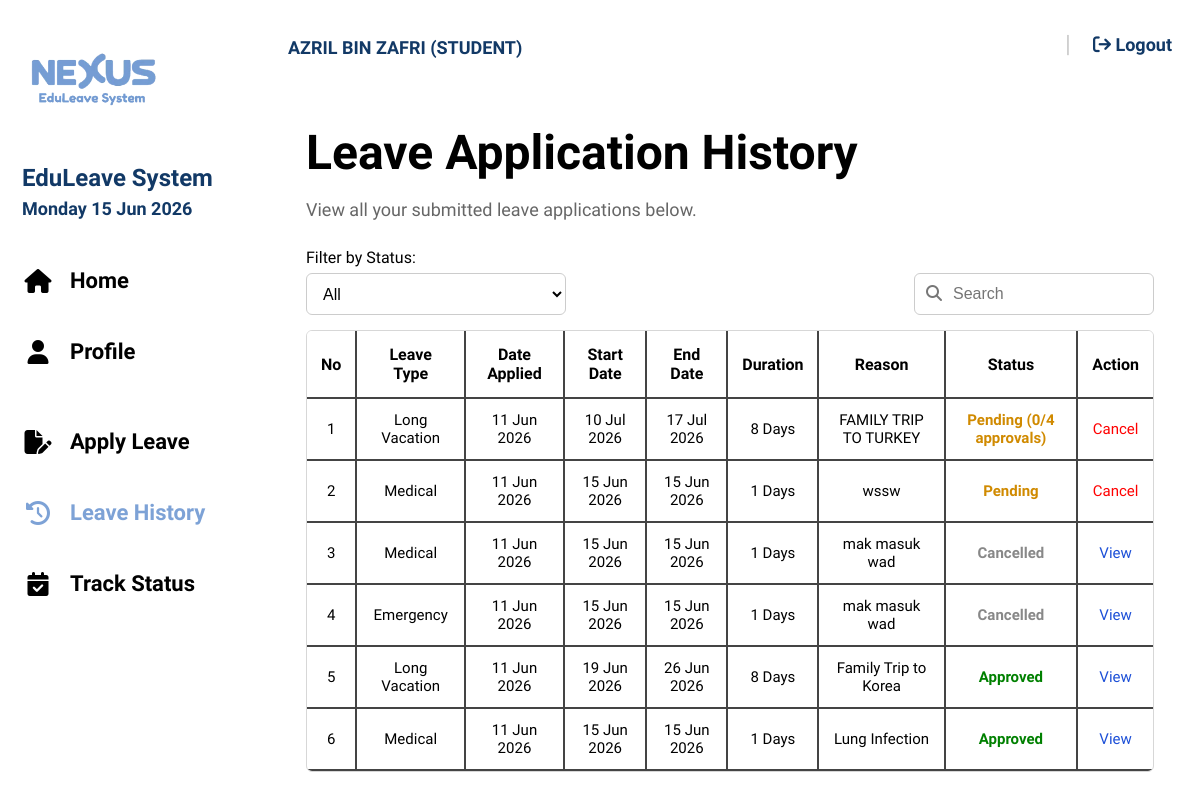
/leave_history.php (signed in), run on the app's committed database.
### tables this page shows
CREATE TABLE `leave_applications` (
  `id` int(11) NOT NULL,
  `student_id` int(11) NOT NULL,
  `leave_type` varchar(50) NOT NULL,
  `start_date` date NOT NULL,
  `end_date` date NOT NULL,
  `duration` varchar(50) NOT NULL,
  `reason` text NOT NULL,
  `student_section` varchar(10) DEFAULT NULL,
  `mc_file` varchar(255) DEFAULT NULL,
  `status` varchar(20) DEFAULT 'Pending',
  `form_token` varchar(100) DEFAULT NULL,
  `form_generated_at` datetime DEFAULT NULL,
  `rejection_reason` text DEFAULT NULL,
  `created_at` timestamp NOT NULL DEFAULT current_timestamp(),
  `evidence_file` varchar(255) DEFAULT NULL,
  `selected_lecturers` text DEFAULT NULL,
  `student_statement` text DEFAULT NULL,
  `student_signature` varchar(255) DEFAULT NULL,
  `course` varchar(255) DEFAULT NULL,
  `phone_number` varchar(50) DEFAULT NULL,
  `subject_name` varchar(255) DEFAULT NULL
);

### leave_history.php (the view, shortened to what this page needs)
<?php
include 'db_config.php';
$user = $_SESSION['user'];
$student_id = $user['id'];
$sql = "SELECT * FROM leave_applications
WHERE student_id = '$student_id'
ORDER BY created_at DESC";
$result = mysqli_query($conn, $sql);
$search = "";
?>
<!DOCTYPE html>
<html lang="en">
<head>
    <link rel="stylesheet" href="style.css">
    <link rel="stylesheet" href="https://cdnjs.cloudflare.com/ajax/libs/font-awesome/6.5.1/css/all.min.css">
</head>
<body class="dashboard-page">
<div class="sidebar">
    <img src="images/logo.png" class="sidebar-logo">
    <div class="sidebar-title">EduLeave System</div>
    <div class="sidebar-date"><?php echo date("l d M Y"); ?></div>
    <nav class="nav-menu">
        <a href="dashboard_student.php" class="nav-link"><i class="fa-solid fa-house nav-fa"></i> Home</a>
        <a href="profile_student.php" class="nav-link"><i class="fa-solid fa-user nav-fa"></i> Profile</a>
        <br>
        <a href="apply_leave.php" class="nav-link"><i class="fa-solid fa-file-pen nav-fa"></i> Apply Leave</a>
        <a href="leave_history.php" class="nav-link active"><i class="fa-solid fa-clock-rotate-left nav-fa"></i> Leave History</a>
        <a href="track_status.php" class="nav-link"><i class="fa-solid fa-calendar-check nav-fa"></i> Track Status</a>
    </nav>
</div>
<div class="dashboard-main">
    <div class="topbar">
        <div class="topbar-name"><?php echo strtoupper($user['full_name']); ?> (STUDENT)</div>
        <div class="topbar-right">
            <span style="color:#ccc; font-size:24px;">|</span>
            <a href="logout.php" class="logout-link"><i class="fa-solid fa-arrow-right-from-bracket"></i> Logout</a>
        </div>
    </div>
    <div class="dashboard-content">
        <div class="dashboard-card">
            <h1 class="history-title">Leave Application History</h1>
            <?php if(mysqli_num_rows($result) > 0) { ?>
            <p class="history-subtitle">View all your submitted leave applications below.</p>
            <form method="GET">
                <div class="history-top">
                    <div>
                        <label class="history-label">Filter by Status:</label>
                        <select name="status" class="history-select" onchange="this.form.submit()">
                            <option value="All">All</option>
                        </select>
                    </div>
                    <div class="search-box">
                        <i class="fa-solid fa-magnifying-glass"></i>
                        <input type="text" name="search" placeholder="Search" class="history-search" value="<?php echo $search; ?>">
                    </div>
                </div>
            </form>
            <div class="history-table-box">
                <table class="history-table">
                    <thead>
                        <tr>
                            <th>No</th>
                            <th>Leave Type</th>
                            <th>Date Applied</th>
                            <th>Start Date</th>
                            <th>End Date</th>
                            <th>Duration</th>
                            <th>Reason</th>
                            <th>Status</th>
                            <th>Action</th>
                        </tr>
                    </thead>
                    <tbody>
                    <?php
                    $no = 1;
                    while($leave = mysqli_fetch_assoc($result)) {
                        $status_lower = strtolower($leave['status']);
                        $approvedCount = 0;
                        $totalApprovals = 0;
                        if($leave['leave_type'] == 'Long Vacation' && ($status_lower == "pending" || $status_lower == "pending_approvals" || $status_lower == "partial_signatures")) {
                            $approvalQuery = mysqli_query($conn, "
                                SELECT COUNT(DISTINCT lecturer_id) as total,
                                       SUM(CASE WHEN status = 'Approved' THEN 1 ELSE 0 END) as approved
                                FROM lecturer_signatures
                                WHERE leave_id = '{$leave['id']}'
                            ");
                            $approvalData = mysqli_fetch_assoc($approvalQuery);
                            $totalApprovals = $approvalData['total'];
                            $approvedCount = $approvalData['approved'];
                        }
                        $status_text = '';
                        if($status_lower == "pending" || $status_lower == "pending_approvals") {
                            if($leave['leave_type'] == 'Long Vacation' && $totalApprovals > 0) {
                                $status_text = 'Pending (' . $approvedCount . '/' . $totalApprovals . ' approvals)';
                            } else {
                                $status_text = 'Pending';
                            }
                        }
                        else if($status_lower == "partial_signatures") {
                            $status_text = 'Pending (' . $approvedCount . '/' . $totalApprovals . ' approvals)';
                        }
                        else if($status_lower == "approved_form_ready") {
                            $status_text = 'Approved';
                        }
                        else if($status_lower == "approved") {
                            $status_text = 'Approved';
                        }
                        else if($status_lower == "rejected") {
                            $status_text = 'Rejected';
                        }
                        else if($status_lower == "cancelled") {
                            $status_text = 'Cancelled';
                        }
                        else {
                            $status_text = $leave['status'];
                        }
                    ?>
                        <tr>
                            <td><?php echo $no++; ?></td>
                            <td><?php echo $leave['leave_type']; ?></td>
                            <td><?php echo date("d M Y", strtotime($leave['created_at'])); ?></td>
                            <td><?php echo date("d M Y", strtotime($leave['start_date'])); ?></td>
                            <td><?php echo date("d M Y", strtotime($leave['end_date'])); ?></td>
                            <td><?php echo $leave['duration']; ?></td>
                            <td style="max-width:200px;"><?php echo substr($leave['reason'], 0, 60); ?><?php echo strlen($leave['reason']) > 60 ? '...' : ''; ?></td>
                            <td>
                                <?php
                                if($status_lower == "pending" || $status_lower == "pending_approvals" || $status_lower == "partial_signatures") {
                                    echo '<span class="pending-text">' . $status_text . '</span>';
                                }
                                else if($status_lower == "approved" || $status_lower == "approved_form_ready") {
                                    echo '<span class="approved-text">' . $status_text . '</span>';
                                }
                                else if($status_lower == "rejected") {
                                    echo '<span class="rejected-text">' . $status_text . '</span>';
                                }
                                else if($status_lower == "cancelled") {
                                    echo '<span class="cancelled-text" style="color:#888; font-weight:bold;">' . $status_text . '</span>';
                                }
                                else {
                                    echo '<span class="pending-text">' . $status_text . '</span>';
                                }
                                ?>
                            </td>
                            <td>
                                <?php
                                if(($status_lower == "pending" || $status_lower == "pending_approvals" || $status_lower == "partial_signatures") && $status_lower != "cancelled") {
                                ?>
                                    <span class="cancel-text" onclick="openCancelPopup(<?php echo $leave['id']; ?>)">Cancel</span>
                                <?php
                                }
                                else {
                                ?>
                                    <span class="view-text" onclick="openViewPopup(
'<?php echo $leave['leave_type']; ?>',
'<?php echo date("d M Y", strtotime($leave['created_at'])); ?>',
'<?php echo $leave['duration']; ?>',
'<?php echo $status_text; ?>'
)">View</span>
                                <?php
                                }
                                ?>
                            </td>
                        </tr>
                    <?php } ?>
                    </tbody>
                </table>
            </div>
            <?php } ?>
        </div>
    </div>
</div>
</body>
</html>

### style.css (style rules this page uses)
* { box-sizing: border-box; }
body { margin: 0; min-height: 100vh; font-family: 'Baloo 2', cursive; background: url("images/background.jpg") center/cover no-repeat fixed; }
.dashboard-page { margin: 0; display: flex; height: 100vh; }
.sidebar { width: 260px; background: white; padding: 18px 22px; display: flex; flex-direction: column; height: 100vh; overflow-y: auto; flex-shrink: 0; }
.sidebar-logo { width: 140px; margin-bottom: 8px; }
.sidebar-title { font-size: 24px; font-weight: 800; color: #123966; line-height: 1; }
.sidebar-date { font-size: 18px; font-weight: 700; color: #123966; margin-top: 8px; margin-bottom: 35px; }
.nav-link { display: flex; align-items: center; gap: 18px; text-decoration: none; color: black; font-size: 20px; font-weight: 800; margin-bottom: 18px; }
.nav-link.active { color: #7ea6dc; }
.nav-fa { width: 30px; text-align: center; font-size: 28px; }
.dashboard-main { flex: 1; display: flex; flex-direction: column; }
.topbar { height: 88px; background: white; display: flex; align-items: center; justify-content: space-between; padding: 0 28px; flex-shrink: 0; }
.topbar-name { color: #123966; font-size: 18px; font-weight: 800; }
.topbar-right { display: flex; align-items: center; gap: 22px; }
.logout-link { color: #123966; text-decoration: none; font-size: 18px; font-weight: 700; }
.dashboard-content { padding: 22px 28px; overflow: hidden; }
.dashboard-card { background: rgba(255,255,255,0.92); border-radius: 10px; padding: 18px; height: calc(100vh - 120px); overflow: hidden; }
.topbar-name { color: #123966; font-size: 18px; font-weight: 800; line-height: 1.2; padding-top: 8px; }
.dashboard-content { padding: 18px 28px; overflow-y: auto; }
.dashboard-card { height: auto; min-height: calc(100vh - 130px); overflow: visible; }
.nav-menu { display:flex; flex-direction:column; }
.nav-link { display:flex; align-items:center; gap:16px; padding:14px 0; text-decoration:none; color:black; font-size:22px; font-weight:700; }
.nav-link.active { color:#7da2d6; }
.nav-fa { width:28px; text-align:center; }
.nav-link.active { color: #7da2d6; font-weight: 700; }
.nav-link.active .nav-fa { color: #7da2d6; }
.history-title { font-size: 48px; margin-top: 0; margin-bottom: 5px; }
.history-subtitle { color: #666; font-size: 18px; margin-bottom: 28px; }
.history-top { display: flex; justify-content: space-between; align-items: end; margin-bottom: 15px; }
.history-label { display: block; font-size: 16px; margin-bottom: 6px; }
.history-select { width: 260px; height: 42px; border: 1px solid #ccc; border-radius: 6px; padding: 0 12px; font-size: 16px; background: white; }
.search-box { position: relative; }
.search-box i { position: absolute; left: 12px; top: 12px; color: #777; }
.history-search { width: 240px; height: 42px; border: 1px solid #ccc; border-radius: 6px; padding-left: 38px; font-size: 16px; }
.history-table-box { border: 1px solid #d7d7d7; border-radius: 6px; overflow: hidden; background: white; }
.history-table { width: 100%; border-collapse: collapse; }
.history-table th { background: #fff; padding: 14px; font-size: 16px; border-bottom: 2px solid #444; border-right: 2px solid #444; }
.history-table td { padding: 12px; text-align: center; border-bottom: 2px solid #444; border-right: 2px solid #444; font-size: 15px; }
.history-table th:last-child, .history-table td:last-child { border-right: none; }
.pending-text { color: #d08a00; font-weight: 600; }
.approved-text { color: green; font-weight: 600; }
.cancel-text { color: red; cursor: pointer; }
.view-text { color: #1c4fd7; cursor: pointer; }
.nav-menu { display: flex; flex-direction: column; }
.nav-link { display: flex; align-items: center; gap: 16px; padding: 14px 0; text-decoration: none; color: black; font-size: 22px; font-weight: 700; }
.nav-link.active { color: #7da2d6; }
.nav-fa { width: 32px; text-align: center; font-size: 24px; }

### data on the page
leave_applications: leave_type "Long Vacation", created_at "11 Jun 2026", start_date "10 Jul 2026", end_date "17 Jul 2026", duration "8 Days", reason "FAMILY TRIP TO TURKEY", status_text "Pending (0/4 approvals)"
leave_applications: leave_type "Medical", created_at "11 Jun 2026", start_date "15 Jun 2026", end_date "15 Jun 2026", duration "1 Days", reason "wssw", leave_type "Pending"
leave_applications: leave_type "Medical", created_at "11 Jun 2026", start_date "15 Jun 2026", end_date "15 Jun 2026", duration "1 Days", reason "mak masuk wad", status "Cancelled"
leave_applications: leave_type "Emergency", created_at "11 Jun 2026", start_date "15 Jun 2026", end_date "15 Jun 2026", duration "1 Days", reason "mak masuk wad", status "Cancelled"
leave_applications: leave_type "Long Vacation", created_at "11 Jun 2026", start_date "19 Jun 2026", end_date "26 Jun 2026", duration "8 Days", reason "Family Trip to Korea", status "Approved"
leave_applications: leave_type "Medical", created_at "11 Jun 2026", start_date "15 Jun 2026", end_date "15 Jun 2026", duration "1 Days", reason "Lung Infection", status "Approved"

### other printed values
$user['full_name'] "AZRIL BIN ZAFRI"
